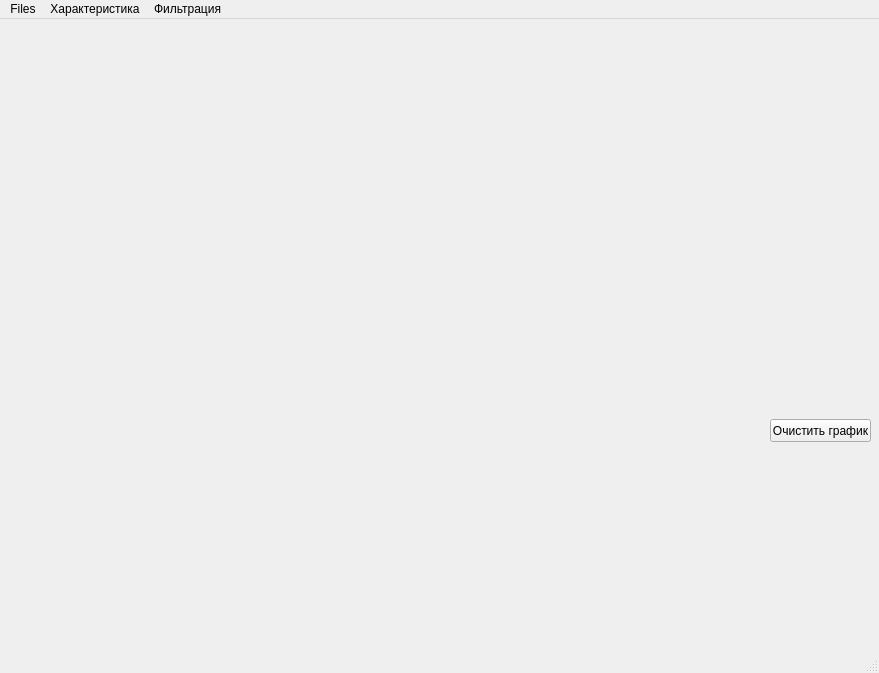
<?xml version="1.0" encoding="UTF-8"?>
<ui version="4.0">
 <class>MainWindow</class>
 <widget class="QMainWindow" name="MainWindow">
  <property name="geometry">
   <rect>
    <x>0</x>
    <y>0</y>
    <width>879</width>
    <height>673</height>
   </rect>
  </property>
  <property name="windowTitle">
   <string>MainWindow</string>
  </property>
  <widget class="QWidget" name="centralwidget">
   <widget class="PlotWidget" name="plotwidget" native="true">
    <property name="geometry">
     <rect>
      <x>9</x>
      <y>9</y>
      <width>751</width>
      <height>411</height>
     </rect>
    </property>
   </widget>
   <widget class="QPushButton" name="clearplot">
    <property name="geometry">
     <rect>
      <x>770</x>
      <y>400</y>
      <width>101</width>
      <height>23</height>
     </rect>
    </property>
    <property name="text">
     <string>Очистить график</string>
    </property>
   </widget>
   <widget class="QLabel" name="position">
    <property name="geometry">
     <rect>
      <x>770</x>
      <y>330</y>
      <width>91</width>
      <height>51</height>
     </rect>
    </property>
    <property name="text">
     <string/>
    </property>
   </widget>
   <widget class="QWidget" name="filtration" native="true">
    <property name="geometry">
     <rect>
      <x>10</x>
      <y>430</y>
      <width>861</width>
      <height>201</height>
     </rect>
    </property>
   </widget>
  </widget>
  <widget class="QStatusBar" name="statusbar"/>
  <widget class="QMenuBar" name="menubar">
   <property name="geometry">
    <rect>
     <x>0</x>
     <y>0</y>
     <width>879</width>
     <height>21</height>
    </rect>
   </property>
   <widget class="QMenu" name="menuFiles">
    <property name="title">
     <string>Files</string>
    </property>
    <addaction name="knopka"/>
    <addaction name="actionClose"/>
   </widget>
   <widget class="QMenu" name="characteristics_chose">
    <property name="title">
     <string>Характеристика</string>
    </property>
   </widget>
   <widget class="QMenu" name="menu_2">
    <property name="title">
     <string>Фильтрация</string>
    </property>
    <addaction name="action_X"/>
    <addaction name="action_Y"/>
   </widget>
   <addaction name="menuFiles"/>
   <addaction name="characteristics_chose"/>
   <addaction name="menu_2"/>
  </widget>
  <action name="knopka">
   <property name="text">
    <string>Open</string>
   </property>
  </action>
  <action name="actionClose">
   <property name="text">
    <string>Close</string>
   </property>
  </action>
  <action name="action_X">
   <property name="text">
    <string>Выбор диапозона по оси X</string>
   </property>
  </action>
  <action name="action_Y">
   <property name="text">
    <string>Выбор диапозона по оси Y</string>
   </property>
  </action>
 </widget>
 <customwidgets>
  <customwidget>
   <class>PlotWidget</class>
   <extends>QWidget</extends>
   <header>pyqtgraph</header>
   <container>1</container>
  </customwidget>
 </customwidgets>
 <resources/>
 <connections/>
</ui>
